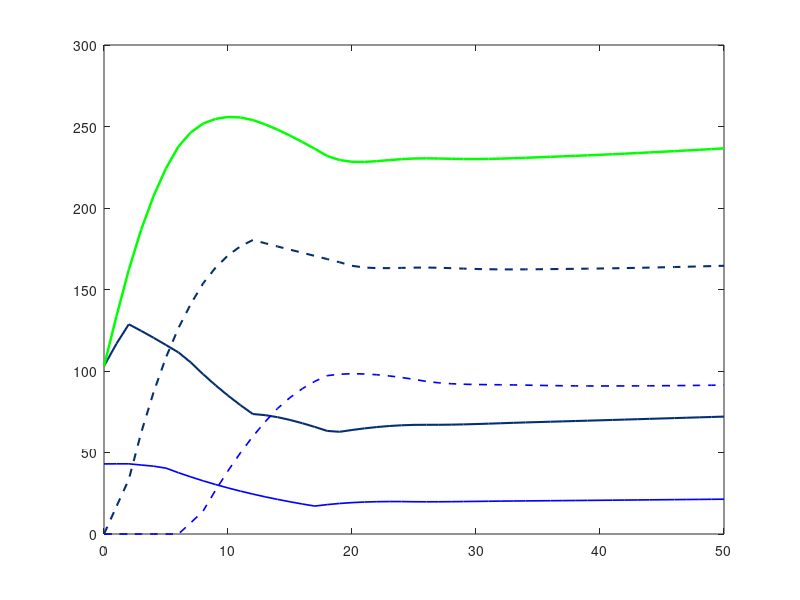

The MATLAB script that drew this image: (Note: this script raises an error after producing the figure.)
clear all;



%%
%Condor model
function [t, Wjuveniles, Wadults, Wtotal, Cjuveniles, Cadults, Ctotal, TotalBirds, Y1, WY1] = runCondorModel()
% initialization of variables and Rates

%set this to true to run project Part F scenario
releaseAt5Years = false;

CR =  1.8/2; % The Female birth Rate assuming double clutching /2 for no double clutching


WR = 0.3729/2; % wild female birth rate

num_years = 50; % simulation time in years

t = 0: num_years;

Kr = 1 - 0.8; % the keep rate of juvenile condors
Rr = 0.8;     % the release rate of juvenile condors

% mortality rates

% year(0:1) newborns
% year(1:2) juveniles
% year(1:6) captive immature, year(1:7) wild immature
% year(7:t) captive adults, year(8:t) wild adults

% part A
% ACMR = 0.086; % captive adult mortality rate
% AWMR = 0.086; % wild adult mortality rate
% 
% ICMR = 0.086; % captive mortality rate for immature condors
% IWMR = 0.086; % wild mortality rate for immature condors
% 
% JCMR = 0.086; % captive juvenile mortality rate
% JWMR = 0.086; % wild juvenile mortaltiy rate


%Part B
ACMR = 0.069; % captive adult mortality rate
AWMR = 0.069; % wild adult mortality rate
% 
ICMR = 0.138; % captive mortality rate for immature condors
IWMR = 0.138; % wild mortality rate for immature condors
% 
JCMR = 0.138; % captive juvenile mortality rate
JWMR = 0.138; % wild juvenile mortaltiy rate

%Part D and F
%ACMR = 0.069; % captive adult mortality rate
%AWMR = 0.069; % wild adult mortality rate
% 
%ICMR = 0.659; % captive mortality rate for immature condors
%IWMR = 0.659; % wild mortality rate for immature condors
% 
%JCMR = 0.138; % captive juvenile mortality rate
%JWMR = 0.138; % wild juvenile mortaltiy rate


%survival rates

ACSR = 1 - ACMR;  %survival rate of captive adults
AWSR = 1 - AWMR;  %survival rate of wild adults

ICSR = 1 - ICMR; % captive survival rate for immature condors
IWSR = 1 - IWMR; % wild survival rate for immature condors

JCSR = 1 - JCMR;  % captive juvenile survival rate
JWSR = 1 - JWMR;  % wild juvenile survival rate



Captivecap = 150/2; % number of pairs of captive condors
Wildcap = 400/2;    % number of pairs of wild condors



% Define arrays and fill with 0's ahead of time to pre-allocate space
%arrays start at 1 in matlab not 0... odd 
%captive and wild groups, vectors 

%data stored as condor pairs

Y0 = zeros(1, num_years);
Y1 = zeros(1, num_years);
Y2 = zeros(1, num_years);
Y3 = zeros(1, num_years);
Y4 = zeros(1, num_years);
Y5 = zeros(1, num_years);
Y6 = zeros(1, num_years);
Y7 = zeros(1, num_years);
A  = zeros(1, num_years);




WY0 = zeros(1, num_years);
WY1 = zeros(1, num_years);
WY2 = zeros(1, num_years);
WY3 = zeros(1, num_years);
WY4 = zeros(1, num_years);
WY5 = zeros(1, num_years);
WY6 = zeros(1, num_years);
WY7 = zeros(1, num_years);
WY8 = zeros(1, num_years);
WA  = zeros(1, num_years);

% setting initial conditions

% Y5(1) = 20;
% Y6(1) = 20;
% WY5(1) = 20;
% WY6(1) = 20;

% uncomment for 2022 captive population starting condition
Y0(1) = 44/2;
Y1(1) = 39/2;
Y2(1) = 7/2;
Y3(1) = 8/2;
Y4(1) = 7/2;
Y5(1) = 8/2;
Y6(1) = 7/2;
Y7(1) = 8/2;
A(1) = 86/2;

% uncomment for 1987 starting condition
% A(1) = 22;

for yr = 2: num_years + 1
    
    Ctotal_prev = Y0(yr-1) + Y1(yr-1) + Y2(yr-1) + Y3(yr-1) + Y4(yr-1) + Y5(yr-1) + Y6(yr-1) + A(yr-1);

    Wtotal_prev = WY0(yr-1) + WY1(yr-1) + WY2(yr-1) + WY3(yr-1) + WY4(yr-1) + WY5(yr-1) + WY6(yr-1) + WY7(yr-1) + WA(yr-1);
    
    WCC = 1 - (Wtotal_prev / Wildcap); % we might have to add a clamp here to prevent a negative value subtracting born chicks

 
    


    if Ctotal_prev <= Captivecap 

        Kr = 1 - 0.8;
        Rr = 1 - Kr;

    else 
        Kr = 1 - 1;
        Rr = 1 - Kr;
    end

    %if Ctotal_prev <= Captivecap 
        
        %captive condor section
        
        adultsEligibleToReproduce = A(yr-1);
        
        Y0(yr) = (adultsEligibleToReproduce * CR);  % just born
        
        Y1(yr) = Y0(yr-1);         % living out their first year, no release
    
        Y2(yr) = Y1(yr-1) *  Kr * JCSR;   % start of pre-adult years
        Y3(yr) = Y2(yr-1) *  ICSR;
        Y4(yr) = Y3(yr-1) *  ICSR;
        Y5(yr) = Y4(yr-1) *  ICSR;
        Y6(yr) = Y5(yr-1) *  ICSR;   
        Y7(yr) = 0;   % end of pre-adult years
        A(yr) = A(yr-1) * ACSR + Y6(yr-1) * ICSR;  % adults
    
    
    
    
        %wild condors
    
        WildadultsEligibleToReproduce = WA(yr-1);
    
        WY0(yr) = (WildadultsEligibleToReproduce * WR * WCC);  % just born
    
        WY1(yr) = WY0(yr-1); % juveniles         
    
        WY2(yr) = (WY1(yr-1) * JWSR + Y1(yr-1) * Rr * JCSR);
        WY3(yr) = WY2(yr-1) * IWSR;
        WY4(yr) = WY3(yr-1) * IWSR;
        WY5(yr) = WY4(yr-1) * IWSR;
        WY6(yr) = WY5(yr-1) * IWSR;   
        WY7(yr) = WY6(yr-1) * IWSR; 
        WY8(yr) = 0;        % end of juv years
        WA(yr) = WA(yr-1) * AWSR + WY7(yr-1) * IWSR;  % adults

    if yr == 6 && releaseAt5Years == true
        % stop double clutching at 5 years
        CR = CR/2
        % release all captive the birds
        WY0(yr) = WY0(yr) + Y0(yr);
        WY1(yr) = WY1(yr) + Y1(yr);
        WY2(yr) = WY2(yr) + Y2(yr);
        WY3(yr) = WY3(yr) + Y3(yr);
        WY4(yr) = WY4(yr) + Y4(yr);
        WY5(yr) = WY5(yr) + Y5(yr);
        WY6(yr) = WY6(yr) + Y6(yr);
        WY7(yr) = WY7(yr) + Y7(yr);
        WA(yr) = WA(yr) + A(yr);
        Y0(yr) = 0;
        Y1(yr) = 0; 
        Y2(yr) = 0; 
        Y3(yr) = 0; 
        Y4(yr) = 0; 
        Y5(yr) = 0; 
        Y6(yr) = 0; 
        Y7(yr) = 0;  
        A(yr) = 0;
    end
    
    end
    
% Group totals for plotting
% combining arrays to account for the correct groups for captive 
Cjuveniles = Y1 + Y2 + Y3 + Y4 + Y5 + Y6;
Cadults    = A;
Ctotal     = Y0 + Cjuveniles + Cadults;
Wjuveniles = WY1 + WY2 + WY3 + WY4 + WY5 + WY6 + WY7;
Wadults    = WA;
Wtotal     = WY0 + Wjuveniles + Wadults;
TotalBirds = Wtotal + Ctotal;
end
%%

Captivecap = 150/2;
Wildcap = 400/2;

[t, Wjuveniles, Wadults, Wtotal, Cjuveniles, Cadults, Ctotal, TotalBirds, Y1, WY1] = runCondorModel();
figure;
plot(t, Ctotal, 'Color', '#052F73', 'LineWidth', 1.5); hold on;
plot(t, Wtotal,'Color',  '#052f73', 'LineWidth', 1.5, 'LineStyle', '--');
plot(t, Cadults, 'b', 'LineWidth', 1.2);
plot(t, Wadults, '--b', 'LineWidth', 1.2);
plot(t, TotalBirds, 'g', 'LineWidth', 1.8);

yline(Captivecap,'--c', 'LineWidth', 2.5);
yline(Wildcap,'--k', 'LineWidth', 2.5);
grid on;

legend('Captive Total Pairs', 'Wild Total Pairs', 'Captive Adults Pairs', 'Wild Adults Pairs','TotalBirds Pairs','Captivecap', 'Wildcap','Location', 'northwest');
xlabel('Years');
ylabel('Number of Condor Pairs');
title('Captive and Wild Condor Pair Populations (Project 3)');
%%

figure;
plot(t, WY1, '--c', 'LineWidth', 1.5); 
hold on;                                     % Keeps the green line visible
plot(t, Y1, 'c', 'LineWidth', 1.5); 
yline(Captivecap, '--k', 'LineWidth', 2.5);
yline(Wildcap, '--r', 'LineWidth', 2.5);
hold off;

grid on;
legend('Wild Juveniles Pairs', 'Captive Juveniles Pairs', 'Captivecap', 'Wildcap', 'Location', 'northwest');
xlabel('Years');
ylabel('Number of Condor Pairs');
title('Captive and Wild Condor Pair Populations (Project 3)');
